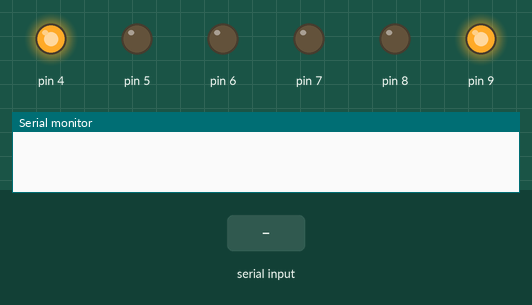
Simulated run of this sketch. Board: Arduino Uno, built with avr-gcc and run on an emulated ATmega328P. Parts: output pins drawn as LEDs (lit = HIGH), the last lines printed to the serial monitor. The test bench sets the inputs (shaded band).

Above: at 1.2 s.
1.3 s: "right\n" received over Serial
At 1.6 s:
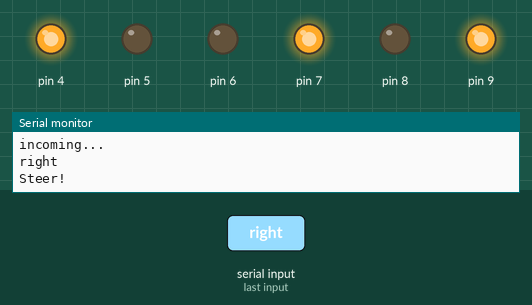
2.8 s: "left\n" received over Serial
At 3.4 s:
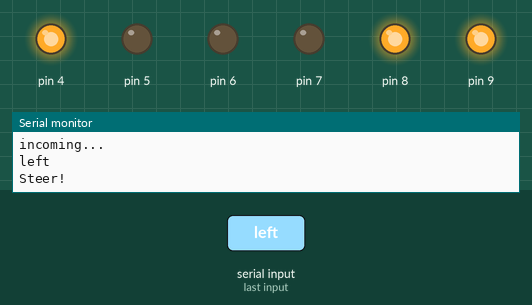
4.3 s: "straight\n" received over Serial
At 5.2 s:
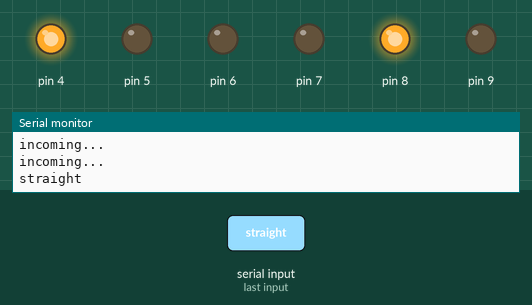
5.8 s: "90,45\n" received over Serial
At 7.0 s:
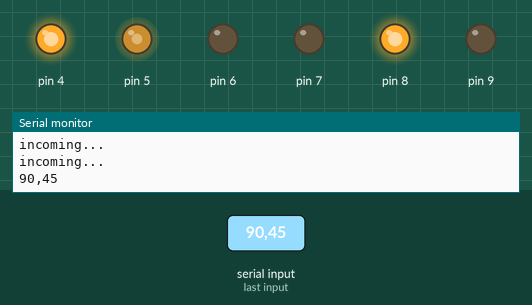
7.3 s: "0\n" received over Serial
At 8.5 s:
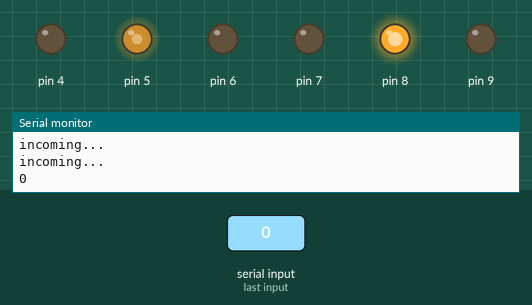
8.8 s: "30,150\n" received over Serial
At 9.9 s:
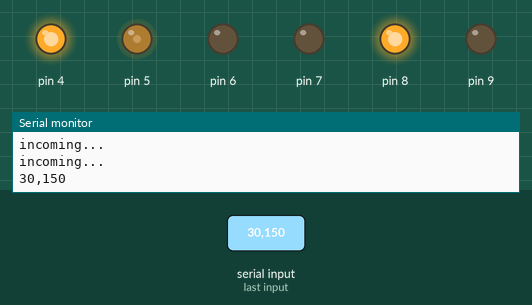
Timing chart, 0 to 11.3 s (numbered marks = the images above; inputs shaded):
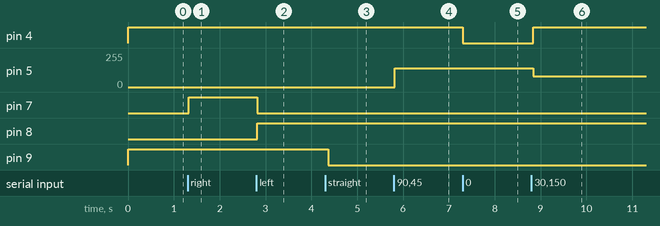

Measured:
- after the input at 1.3 s, pin 7: LOW → HIGH at once
- after the input at 2.8 s, pin 7: HIGH → LOW at once; pin 8: LOW → HIGH at once
- after the input at 4.3 s, pin 9: HIGH → LOW after 0.07 s
- after the input at 5.8 s, pin 5: 0/255 → 140/255 at once
- after the input at 7.3 s, pin 4: HIGH → LOW at once
- after the input at 8.8 s, pin 4: LOW → HIGH at once; pin 5: 140/255 → 80/255 at once

The sketch:

sketch_jan08a.ino
```cpp
#include "Motor.h"

Motor steer(9, 7, 8);
Motor drive(4, 5, 6);

// Serial communication
String incoming = "";
boolean stringComplete = false;

void setup() {
  Serial.begin(9600);
  incoming.reserve(30);
}

void loop() {
  if (stringComplete) {
    Serial.println(incoming);
    if(incoming == "right" || incoming == "left"){
      Serial.println("Steer!");
      steer.setDirection(incoming);
    }

    else if(incoming == "straight"){
      steer.disable();
    }

    else {
      drive.setSpeed(incoming.toInt());
    }

    // clear the incoming string:
    incoming = "";
    stringComplete = false;
  }
}

void serialEvent() {
  while (Serial.available()) {
    Serial.println("incoming...");
    // get the new byte:
    char inChar = (char)Serial.read();
    //Serial.write(inChar);
    // if the incoming character is a newline or a carriage return, set a flag
    // so the main loop can do something about it:
    if (inChar == '\n' || inChar == '\r') {
      stringComplete = true;
    }
    else {
      // add it to the incoming:
      incoming += inChar;
    }
  }
}
```

Motor.cpp
```cpp
#include "Motor.h"

int _state = 0;
int _speed = 0;
String _direction = "";

Motor::Motor(int enablePin, int pin1, int pin2){
  _enable = enablePin;
  _pin1 = pin1;
  _pin2 = pin2;

  pinMode (_enable, OUTPUT);
  pinMode (_pin1, OUTPUT);
  pinMode (_pin2, OUTPUT);

  digitalWrite(_enable, HIGH);
}

Motor::~Motor(){
  digitalWrite(_enable, LOW);
}

// Convert language input of direction to usable output (TODO: move somewhere)
int * _directions(String direction){
  static int dir[2];
  if(direction == "right"){ // or fwd...
    dir[0] = HIGH;
    dir[1] = LOW;
  }
  else if(direction == "left"){ //or bwd...
    dir[0] = LOW;
    dir[1] = HIGH;
  }
  return dir;
}

void Motor::setSpeed(int speed){
  if(speed > -10 && speed < 10) {
      disable();
  } else {
    if(_state == 0) {
      enable();
    }

    _speed = 50 + abs(speed);
    analogWrite(speed > 0 ? _pin1 : _pin2, _speed);
    digitalWrite(speed < 0 ? _pin1 : _pin2, LOW);
  }
}

// Set direction of the motor, using language
void Motor::setDirection(String direction){
  _direction = direction;
  digitalWrite(_pin1, _directions(direction)[0]);
  digitalWrite(_pin2, _directions(direction)[1]);
}

// Start motor
void Motor::enable(){
  _state = 1;
  digitalWrite(_enable, HIGH);
}

// Stop motor
void Motor::disable(){
   _state = 0;
  digitalWrite(_enable, LOW);
}
```

Motor.h
```cpp
#ifndef MOTOR_H
#define MOTOR_H

#include <Arduino.h>

class Motor {
  private:
    int _enable;
    int _pin1;
    int _pin2;
    String _direction;
    int _speed;
  public:
    Motor(int enablePin, int pin1, int pin2);
    ~Motor();
    void setDirection(String direction);
    void inverseDirection();
    void setSpeed(int speed);
    void enable();
    void disable();
};

#endif
```
